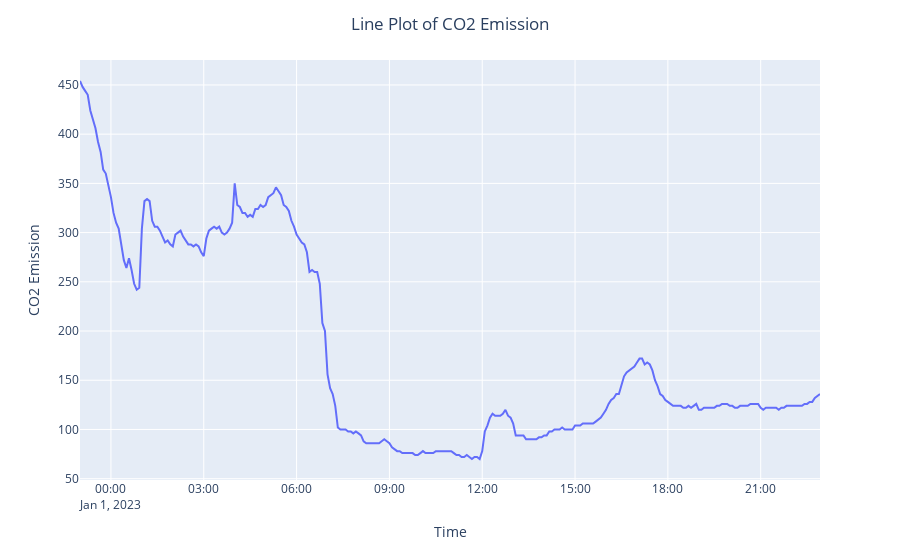

Here is the notebook cell this chart was saved with:
### Code cell
# CO2 Emission changes during the day

co2_time=co2.groupby('Minutes5UTC')['CO2Emission'].sum().reset_index()
fig=px.line(co2_time, x='Minutes5UTC',y='CO2Emission')
fig.update_layout(
    title='Line Plot of CO2 Emission',
    xaxis_title='Time',
    yaxis_title='CO2 Emission',
    title_x=0.5,
    showlegend=True)
fig.show()

### Figure 1 — Plotly figure (JSON) as saved in the notebook; plotly's stock layout.template omitted (floating-point values rounded to 4 significant figures; data arrays with more than 128 entries replaced by an {"elided": "..."} marker saying what was removed)
{"data": [{"hovertemplate": "Minutes5UTC=%{x}<br>CO2Emission=%{y}<extra></extra>", "legendgroup": "", "line": {"color": "#636efa", "dash": "solid"}, "marker": {"symbol": "circle"}, "mode": "lines", "name": "", "orientation": "v", "showlegend": false, "type": "scatter", "x": {"elided": "288 str values"}, "xaxis": "x", "y": {"elided": "288 int values"}, "yaxis": "y"}], "layout": {"legend": {"tracegroupgap": 0}, "margin": {"t": 60}, "showlegend": true, "title": {"text": "Line Plot of CO2 Emission", "x": 0.5}, "xaxis": {"anchor": "y", "domain": [0, 1], "title": {"text": "Time"}}, "yaxis": {"anchor": "x", "domain": [0, 1], "title": {"text": "CO2 Emission"}}}}
